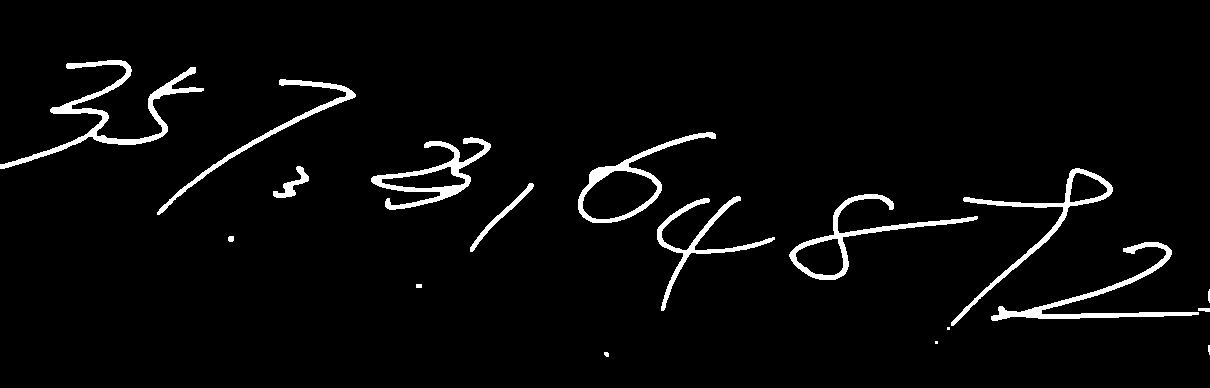
#> input picture preprocess/mask.png, 1210 x 388 px
$ python 3_deskew.py
#> lines starting #> are read from the running program, lines starting #| are printed output that depends on the picture; after the words box and inside, x2 and y2 are one past the last pixel; in counts of white or black regions, pixels touching at a corner belong together
#> `mask = cv2.imread("mask.png", 0)`: mask: shape (388, 1210); 3.5% white; 18 white regions (3 under 20 px), largest, box (x1, y1, x2, y2) and area: (0, 60, 204, 169) 2793, (991, 242, 1199, 321) 2121, (371, 137, 491, 210) 2021
import cv2
import numpy as np

def deskew_by_pca(mask):
    """
    Estimate the principal direction of the foreground (white pixels) using PCA,
    then rotate the image to align it horizontally.
    Returns (deskewed_mask, angle_deg).
    """
    # Extract coordinates of all foreground pixels
    ys, xs = np.where(mask > 0)
#> ys = 16429 values from 60 to 356; xs = 16429 values, max 1209 at index 14537, min 0 at index 4958, mean 615.5
    coords = np.stack([xs, ys], axis=1).astype(np.float32)
#> coords = 16429 pairs, first value 0 to 1209, second value 60 to 356
    # Perform PCA on the coordinates
    mean, eigenvectors = cv2.PCACompute(coords, mean=None)
#> mean = [[615.5, 196.7]]; eigenvectors = [[0.989, 0.151], [-0.151, 0.989]]
    # Get the principal direction vector
    vx, vy = eigenvectors[0]
#> vx = 0.989; vy = 0.151
    angle = np.arctan2(vy, vx)  # 弧度
#> angle = 0.151
    angle_deg = (angle * 180.0 / np.pi)
#> angle_deg = 8.67
    # Rotate the image to deskew it (note the sign of the angle)
    h, w = mask.shape
#> h = 388; w = 1210
    M = cv2.getRotationMatrix2D((w/2, h/2), angle_deg, 1.0)
#> M = [[0.989, 0.151, -22.33], [-0.151, 0.989, 93.4]]
    deskew = cv2.warpAffine(mask, M, (w, h),
                            flags=cv2.INTER_NEAREST,
                            borderValue=0)
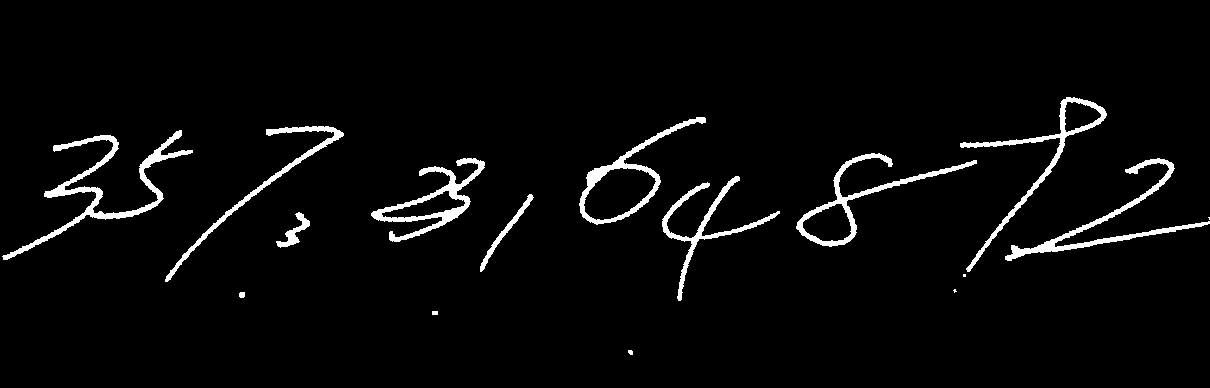
#> deskew: shape (388, 1210); 3.5% white; 16 white regions (3 under 20 px), largest, box (x1, y1, x2, y2) and area: (2, 130, 193, 260) 2792, (1005, 158, 1210, 261) 2114, (371, 158, 485, 242) 2019
    return deskew, angle_deg


if __name__ == "__main__":
    mask = cv2.imread("mask.png", 0)
    deskew_pca, ang1 = deskew_by_pca(mask)
#> ang1 = 8.67
    print(f"Estimated skew angle by PCA = {ang1:.2f}°")
#| Estimated skew angle by PCA = 8.67°
    cv2.imwrite("mask_deskew_pca.png", deskew_pca)
